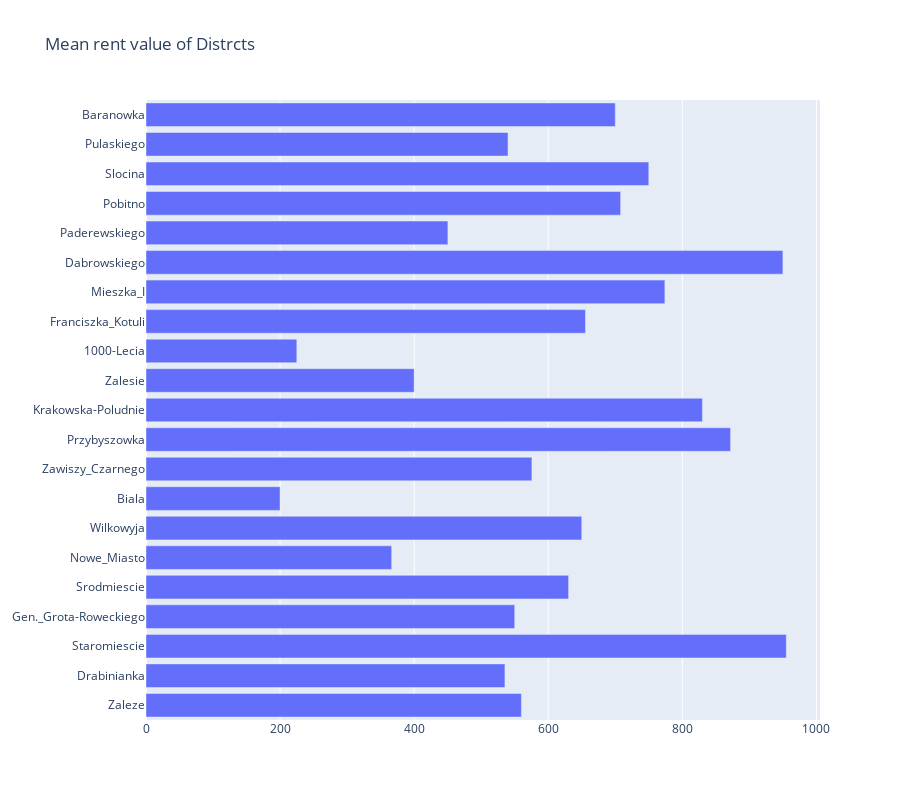

Notebook code cell kept with this figure:
### Code cell
fig_rent = go.Figure(
    data=[go.Bar(x=result["rent_mean"], y=result["name"], orientation='h')],
    layout_title_text="Mean rent value of Distrcts"
)
fig_rent.update_layout(height=800)

### Figure 1 — Plotly figure (JSON) as saved in the notebook; plotly's stock layout.template omitted (floating-point values rounded to 4 significant figures)
{"data": [{"orientation": "h", "type": "bar", "x": [560, 535.4, 955.1, 550, 630.4, 366.5, 650, 200, 575.6, 872, 830, 400, 225, 655.6, 774, 950, 450.3, 708, 750, 540, 700], "y": ["Zaleze", "Drabinianka", "Staromiescie", "Gen._Grota-Roweckiego", "Srodmiescie", "Nowe_Miasto", "Wilkowyja", "Biala", "Zawiszy_Czarnego", "Przybyszowka", "Krakowska-Poludnie", "Zalesie", "1000-Lecia", "Franciszka_Kotuli", "Mieszka_I", "Dabrowskiego", "Paderewskiego", "Pobitno", "Slocina", "Pulaskiego", "Baranowka", "Zaleze", "Drabinianka", "Staromiescie", "Gen._Grota-Roweckiego", "Srodmiescie", "Nowe_Miasto", "Wilkowyja", "Biala", "Zawiszy_Czarnego", "Przybyszowka", "Krakowska-Poludnie", "Zalesie", "1000-Lecia", "Franciszka_Kotuli", "Mieszka_I", "Dabrowskiego", "Paderewskiego", "Pobitno", "Slocina", "Pulaskiego", "Baranowka"]}], "layout": {"height": 800, "title": {"text": "Mean rent value of Distrcts"}}}
